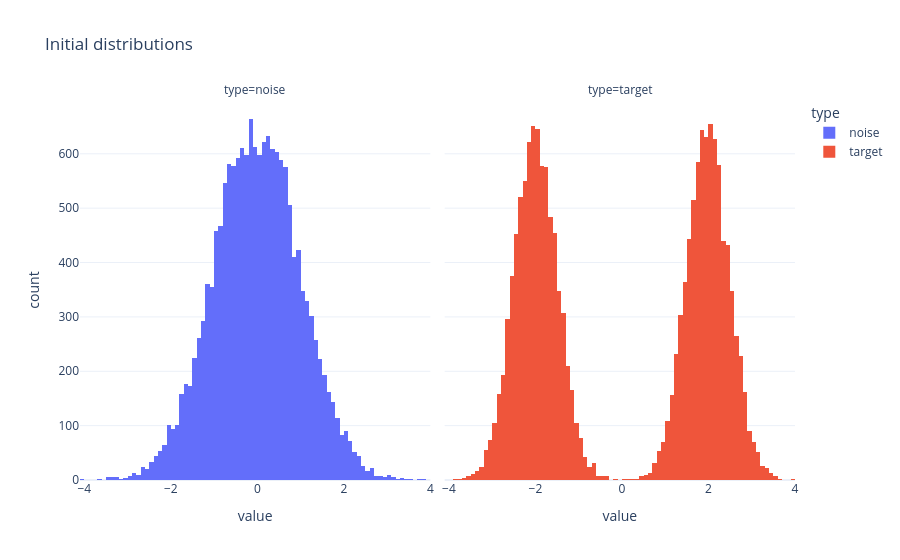

This figure's notebook cell:
### Code cell
samples = 8192 * 2
targets = pd.DataFrame(sample_target(samples).flatten().numpy())
noise = pd.DataFrame(sample_noise(samples).flatten().numpy())

targets["type"] = "target"
noise["type"] = "noise"
df = pd.concat((noise, targets), axis=0)
df.rename(columns={0: "value"}, inplace=True)

px.histogram(
    df,
    x="value",
    color="type",
    facet_col="type",
    template="plotly_white",
    title="Initial distributions",
)

### Figure 1 — Plotly figure (JSON) as saved in the notebook; plotly's stock layout.template omitted (floating-point values rounded to 4 significant figures; data arrays with more than 128 entries replaced by an {"elided": "..."} marker saying what was removed)
{"data": [{"bingroup": "x", "hovertemplate": "type=noise<br>value=%{x}<br>count=%{y}<extra></extra>", "legendgroup": "noise", "marker": {"color": "#636efa", "pattern": {"shape": ""}}, "name": "noise", "orientation": "v", "showlegend": true, "type": "histogram", "x": {"elided": "16384 float values"}, "xaxis": "x", "yaxis": "y"}, {"bingroup": "x", "hovertemplate": "type=target<br>value=%{x}<br>count=%{y}<extra></extra>", "legendgroup": "target", "marker": {"color": "#EF553B", "pattern": {"shape": ""}}, "name": "target", "orientation": "v", "showlegend": true, "type": "histogram", "x": {"elided": "16384 float values"}, "xaxis": "x2", "yaxis": "y2"}], "layout": {"annotations": [{"font": {}, "showarrow": false, "text": "type=noise", "x": 0.245, "xanchor": "center", "xref": "paper", "y": 1, "yanchor": "bottom", "yref": "paper"}, {"font": {}, "showarrow": false, "text": "type=target", "x": 0.755, "xanchor": "center", "xref": "paper", "y": 1, "yanchor": "bottom", "yref": "paper"}], "barmode": "relative", "legend": {"title": {"text": "type"}, "tracegroupgap": 0}, "title": {"text": "Initial distributions"}, "xaxis": {"anchor": "y", "domain": [0, 0.49], "title": {"text": "value"}}, "xaxis2": {"anchor": "y2", "domain": [0.51, 1], "matches": "x", "title": {"text": "value"}}, "yaxis": {"anchor": "x", "domain": [0, 1], "title": {"text": "count"}}, "yaxis2": {"anchor": "x2", "domain": [0, 1], "matches": "y", "showticklabels": false}}}
